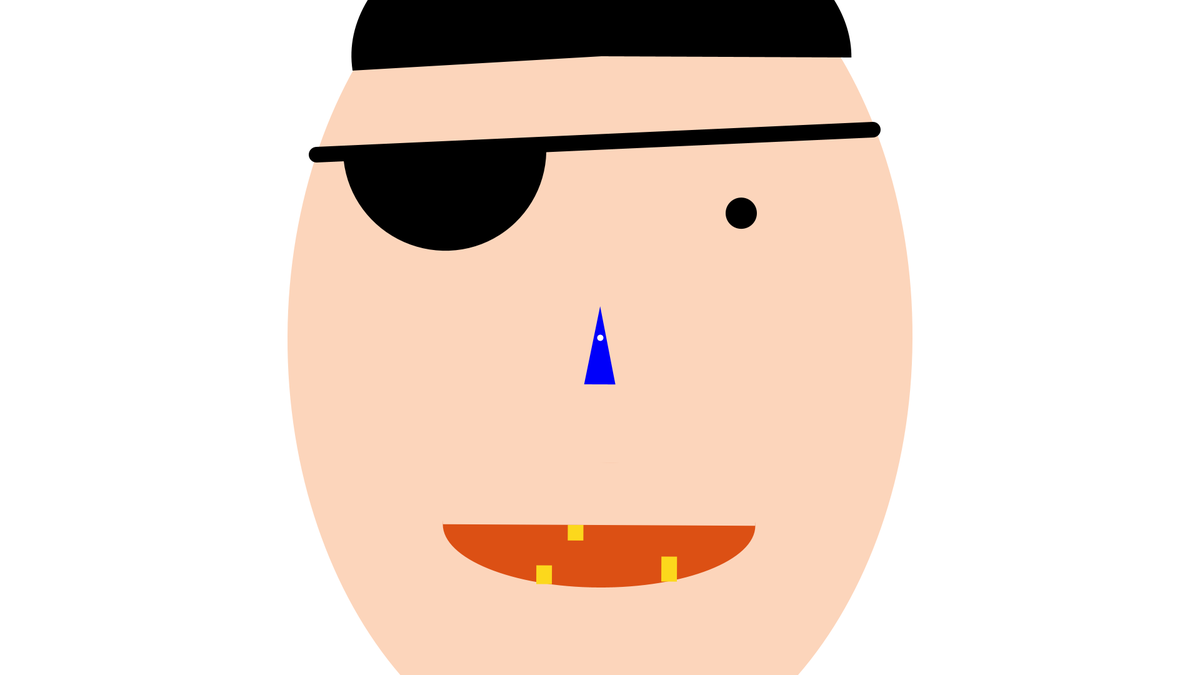
Frame 1 (no input)
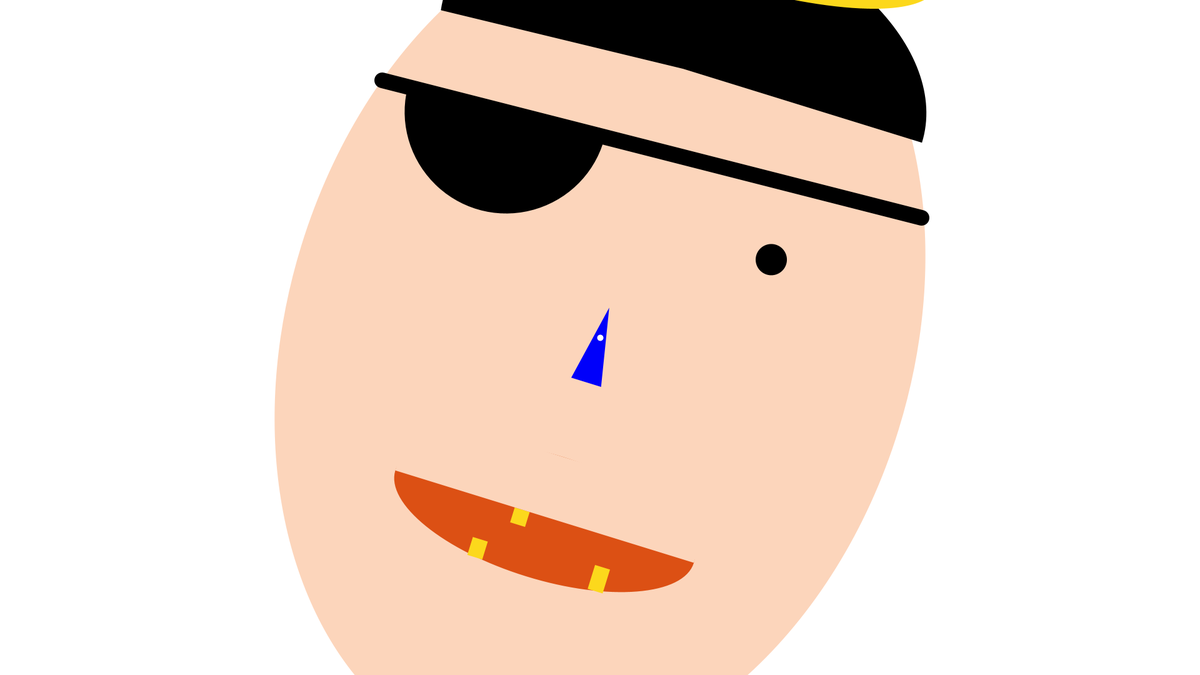
Frame 60 (the mouse pressed at the canvas centre just before this capture)
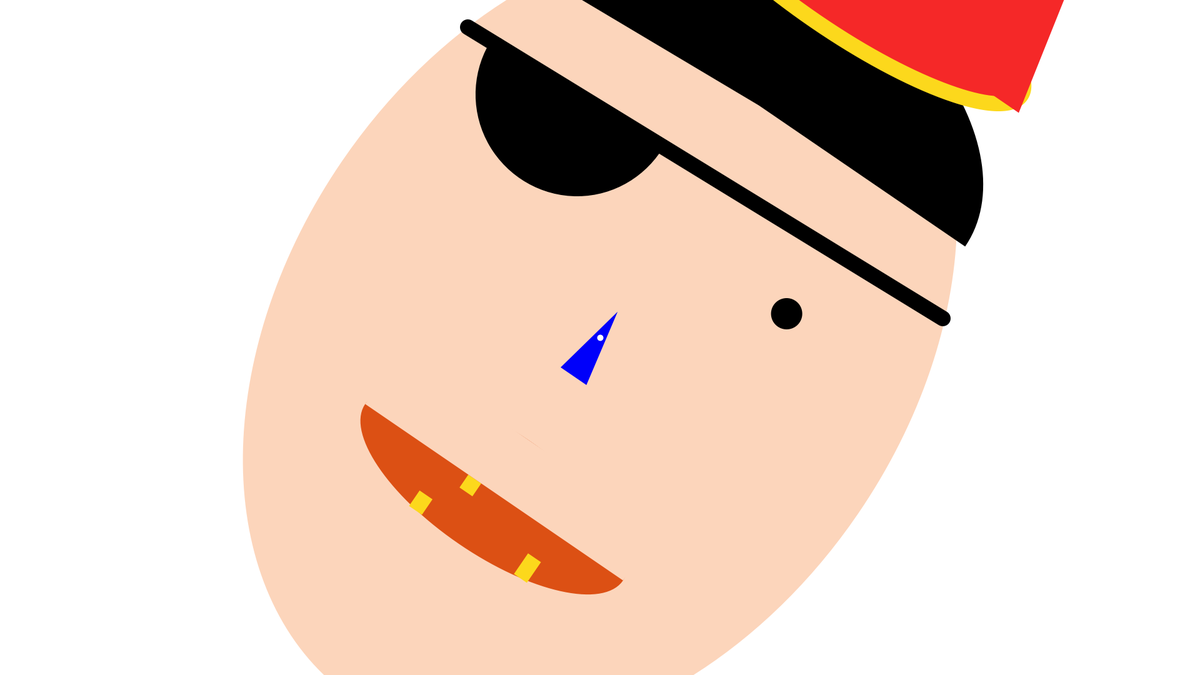
Frame 120 (the mouse held since frame 60 and released just before this capture)

The Processing sketch that drew these frames (run headless with seeded random() and noise(); from frame 60 on, the mouse is pressed at the canvas centre):

// Processing sketch: FACE2
// ── FACE2.pde
float theta = 0, thetaInc = .005;
float scale = 5;

void setup() {
  size(1920, 1080);

  noStroke();
}

void draw() {
  theta+=thetaInc;

  pushMatrix();
  translate(width/2, height/2);
  rotate(theta);
  scale(scale);
  
  background(255);
  
  noStroke();

  fill(252, 213, 187);
  // face
  ellipse(250-250, 250-250, 200, 280);

  fill(0);
  // eyes
  ellipse(250-250-45, 250-250-40, 10, 10);
  ellipse(250-250+45, 250-250-40, 10, 10);

  //mouth
  fill(220, 80, 20);
  ellipse(250-250, 250-250+60, 100, 40);
  noStroke();
  fill(252, 216, 28);
  rect(240-250, 310-250, 5, 5);
  rect(270-250, 320-250, 5, 8);
  rect(230-250, 323-250, 5, 6);

  fill(252, 213, 187);
  rect(250-250-50, 250-250+40, 100, 20);

  // nose
  fill(0, 0, 250);
  triangle(250-250, 250-250-10, 250-250-5, 250-250+15, 250-250+5, 250-250+15);

  fill(0);
  arc(250-250, 160-250, 160, 100, PI-.1, TWO_PI); // hair center
  
  strokeWeight(5);
  stroke(0);
  arc(200-250, 190-250, 60, 60, -.05, PI-.05); // eye patch
  line(159-250, 192-250, 337-250, 183-250); // strap
  
  //fez
  fill(245, 40, 40);
  stroke(252, 216, 28);
  ellipse(250-250, 110-250, 135, 35); // golden bottom piece
  noStroke();
  quad(250-250-60, 100-250-30, 250-250+60, 100-250-30, 250-250+70, 100-250+15, 250-250-70, 100-250+15); // body of fez
  strokeWeight(2);
  stroke(180, 20, 20);
  ellipse(250-250, 70-250, 120, 35); // top round bit
  noStroke();
  fill(252, 216, 28);
  ellipse(250-250, 70-250, 20, 5);
  
  stroke(255);
  point(0, 0);
  
  popMatrix();
  
  // println(mouseX + "  " + mouseY);
}

void mouseClicked() {
  thetaInc = (float) mouseX/(4*width);
  scale = (float) mouseY/(width/4);
}
